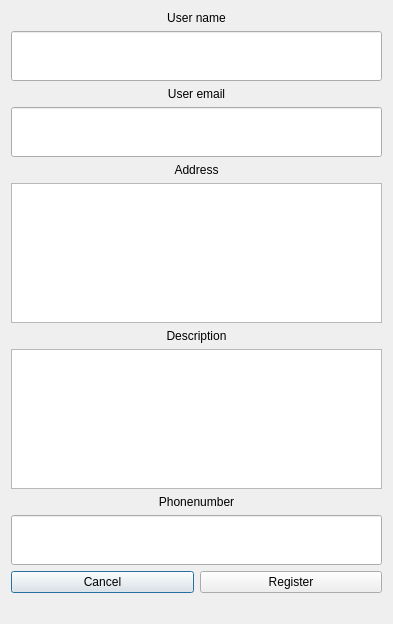
<?xml version="1.0" encoding="UTF-8"?>
<ui version="4.0">
 <class>AddUserDialog</class>
 <widget class="QDialog" name="AddUserDialog">
  <property name="geometry">
   <rect>
    <x>0</x>
    <y>0</y>
    <width>393</width>
    <height>624</height>
   </rect>
  </property>
  <property name="windowTitle">
   <string>Dialog</string>
  </property>
  <layout class="QVBoxLayout" name="verticalLayout_6">
   <item>
    <layout class="QVBoxLayout" name="name_vl">
     <item>
      <widget class="QLabel" name="name_l">
       <property name="maximumSize">
        <size>
         <width>16777215</width>
         <height>20</height>
        </size>
       </property>
       <property name="frameShadow">
        <enum>QFrame::Plain</enum>
       </property>
       <property name="text">
        <string>User name</string>
       </property>
       <property name="alignment">
        <set>Qt::AlignCenter</set>
       </property>
      </widget>
     </item>
     <item>
      <widget class="QLineEdit" name="name">
       <property name="minimumSize">
        <size>
         <width>0</width>
         <height>50</height>
        </size>
       </property>
       <property name="font">
        <font>
         <pointsize>25</pointsize>
        </font>
       </property>
      </widget>
     </item>
    </layout>
   </item>
   <item>
    <layout class="QVBoxLayout" name="email_vl">
     <item>
      <widget class="QLabel" name="email_l">
       <property name="maximumSize">
        <size>
         <width>16777215</width>
         <height>20</height>
        </size>
       </property>
       <property name="frameShadow">
        <enum>QFrame::Plain</enum>
       </property>
       <property name="text">
        <string>User email</string>
       </property>
       <property name="alignment">
        <set>Qt::AlignCenter</set>
       </property>
      </widget>
     </item>
     <item>
      <widget class="QLineEdit" name="email">
       <property name="minimumSize">
        <size>
         <width>0</width>
         <height>50</height>
        </size>
       </property>
       <property name="font">
        <font>
         <pointsize>25</pointsize>
        </font>
       </property>
      </widget>
     </item>
    </layout>
   </item>
   <item>
    <layout class="QVBoxLayout" name="address_vl">
     <item>
      <widget class="QLabel" name="address_l">
       <property name="maximumSize">
        <size>
         <width>16777215</width>
         <height>20</height>
        </size>
       </property>
       <property name="frameShadow">
        <enum>QFrame::Plain</enum>
       </property>
       <property name="text">
        <string>Address</string>
       </property>
       <property name="alignment">
        <set>Qt::AlignCenter</set>
       </property>
      </widget>
     </item>
     <item>
      <widget class="QTextEdit" name="address"/>
     </item>
    </layout>
   </item>
   <item>
    <layout class="QVBoxLayout" name="description_vl">
     <item>
      <widget class="QLabel" name="description_l">
       <property name="maximumSize">
        <size>
         <width>16777215</width>
         <height>20</height>
        </size>
       </property>
       <property name="frameShadow">
        <enum>QFrame::Plain</enum>
       </property>
       <property name="text">
        <string>Description</string>
       </property>
       <property name="alignment">
        <set>Qt::AlignCenter</set>
       </property>
      </widget>
     </item>
     <item>
      <widget class="MRichTextEdit" name="description"/>
     </item>
    </layout>
   </item>
   <item>
    <layout class="QVBoxLayout" name="phonenumber_vl">
     <item>
      <widget class="QLabel" name="phonenumber_l">
       <property name="maximumSize">
        <size>
         <width>16777215</width>
         <height>20</height>
        </size>
       </property>
       <property name="frameShadow">
        <enum>QFrame::Plain</enum>
       </property>
       <property name="text">
        <string>Phonenumber</string>
       </property>
       <property name="alignment">
        <set>Qt::AlignCenter</set>
       </property>
      </widget>
     </item>
     <item>
      <widget class="QLineEdit" name="phonenumber">
       <property name="minimumSize">
        <size>
         <width>0</width>
         <height>50</height>
        </size>
       </property>
       <property name="font">
        <font>
         <pointsize>25</pointsize>
        </font>
       </property>
      </widget>
     </item>
    </layout>
   </item>
   <item>
    <layout class="QHBoxLayout" name="buttons_hl">
     <item>
      <widget class="QPushButton" name="cancel">
       <property name="text">
        <string>Cancel</string>
       </property>
      </widget>
     </item>
     <item>
      <widget class="QPushButton" name="registerNewUser">
       <property name="text">
        <string>Register</string>
       </property>
      </widget>
     </item>
    </layout>
   </item>
   <item>
    <widget class="QLabel" name="status">
     <property name="text">
      <string/>
     </property>
    </widget>
   </item>
  </layout>
 </widget>
 <customwidgets>
  <customwidget>
   <class>MRichTextEdit</class>
   <extends>QTextEdit</extends>
   <header>mrichtextedit.h</header>
  </customwidget>
 </customwidgets>
 <resources/>
 <connections>
  <connection>
   <sender>cancel</sender>
   <signal>clicked()</signal>
   <receiver>AddUserDialog</receiver>
   <slot>reject()</slot>
   <hints>
    <hint type="sourcelabel">
     <x>86</x>
     <y>579</y>
    </hint>
    <hint type="destinationlabel">
     <x>3</x>
     <y>600</y>
    </hint>
   </hints>
  </connection>
 </connections>
</ui>
